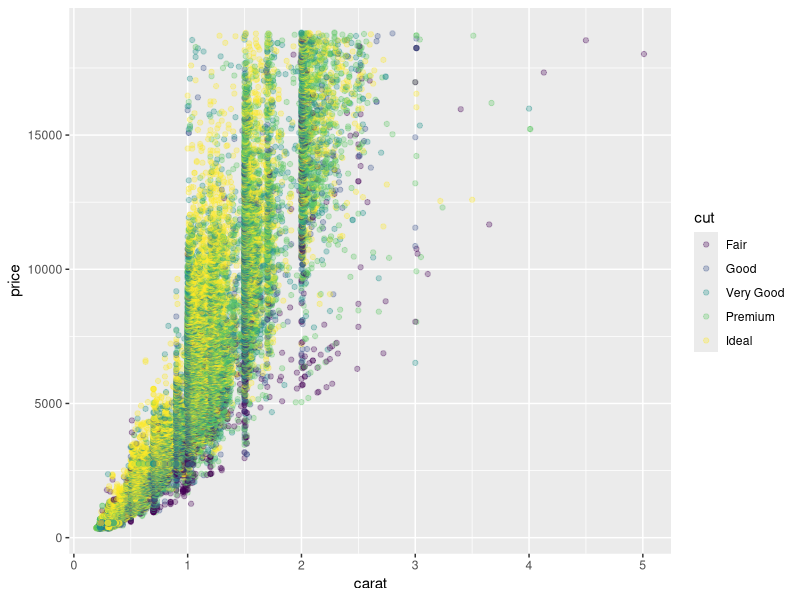

The R source for this figure:
#| title: "Scatterplots: Part 2"
#| dataset-name: "diamonds"
#| description: "It's time to build on your previous scatterplot. In this battle. start with your code from the previous question. Map the `cut` variable to the `colour` aesthetic. Also, set the `alpha` (transparency) of the points to match the target plot and help handle the overplotting."

library(ggplot2)

p <- ggplot(diamonds, aes(x = carat, y = price, colour = cut)) +
  geom_point(alpha = 0.3)

plot(p)
